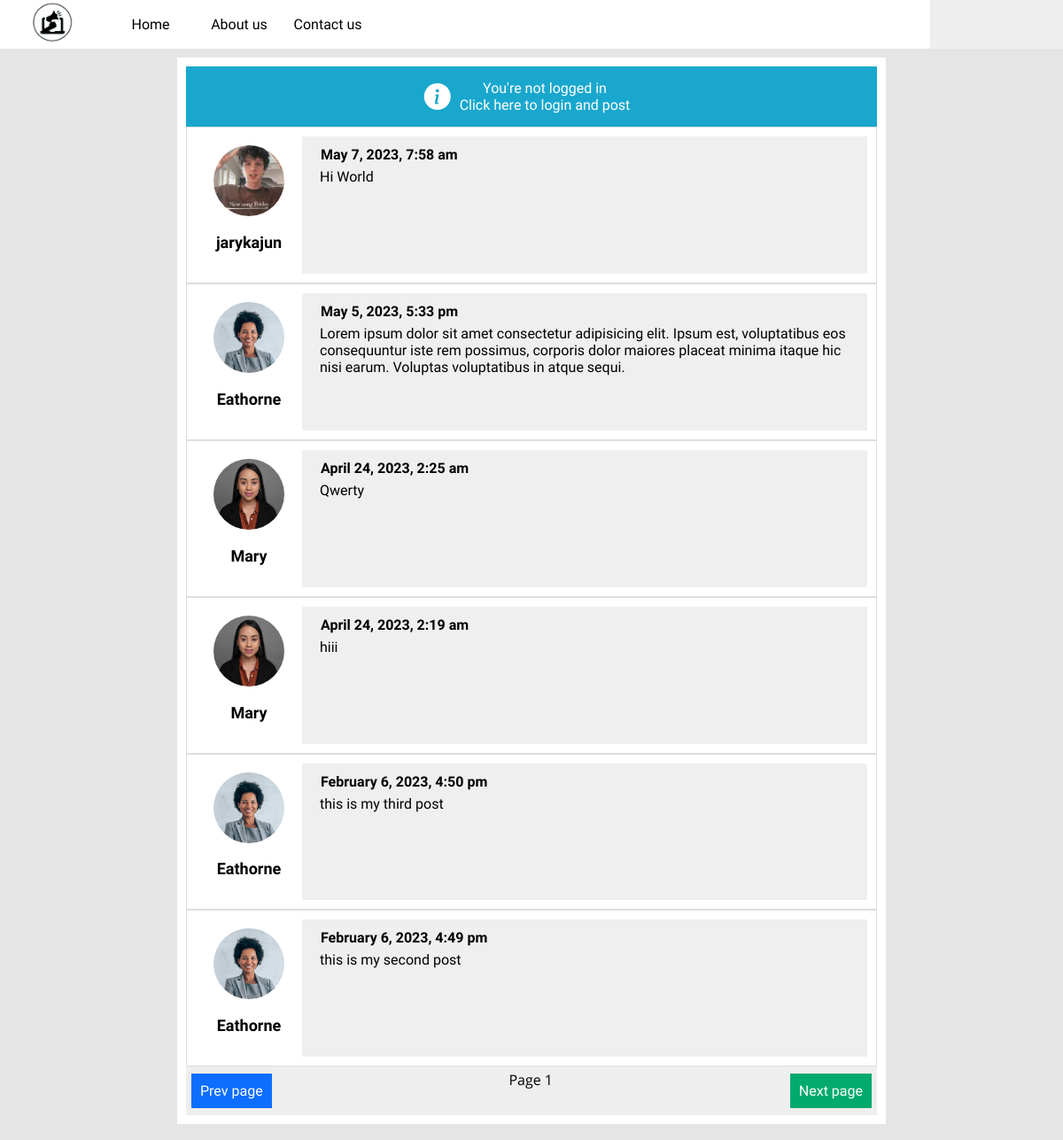
Before: / with the older database file.
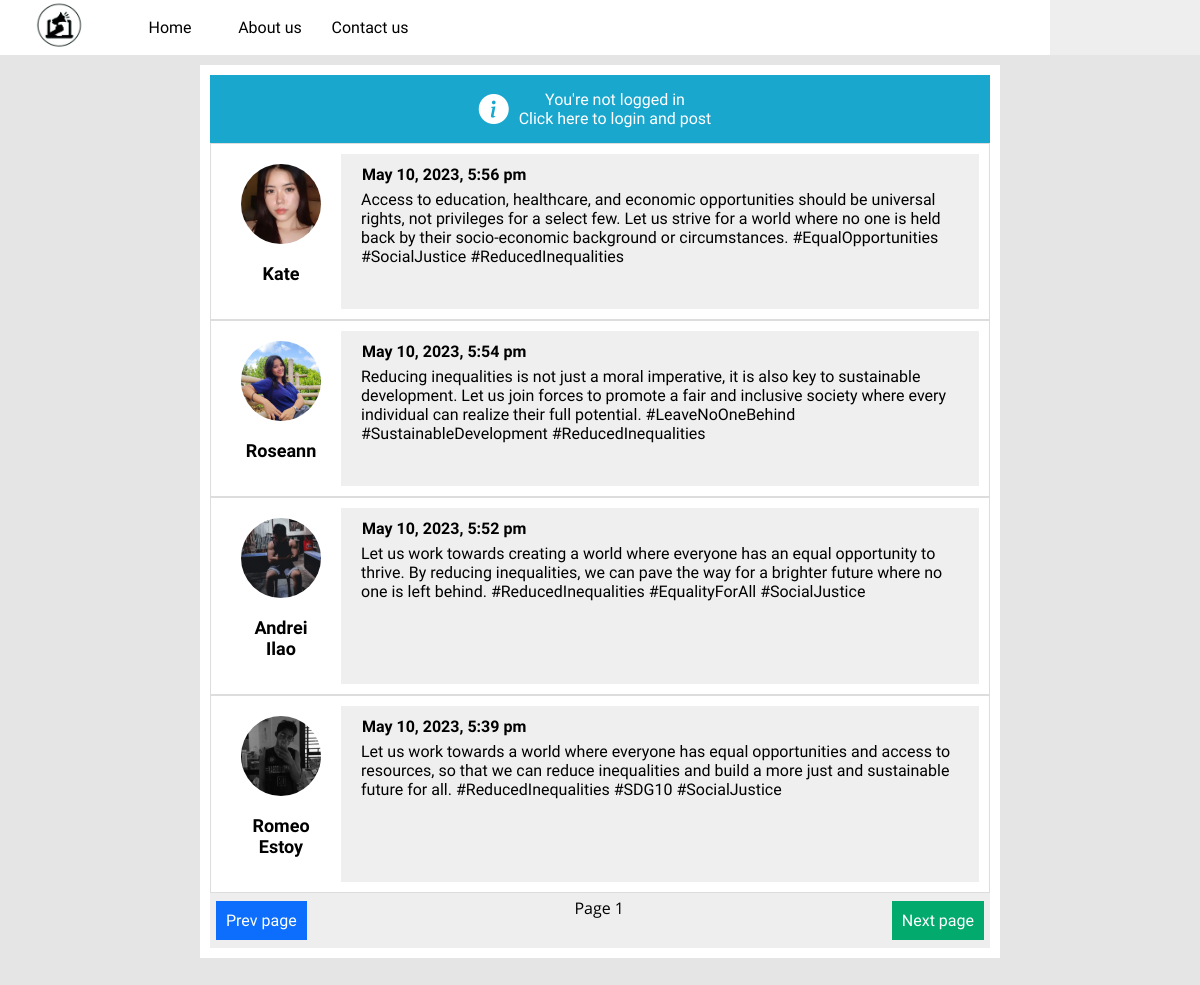
After: the same page with the newer database file.
### tables this page shows
CREATE TABLE `posts` (
  `id` int(11) NOT NULL,
  `user_id` int(11) NOT NULL DEFAULT 0,
  `post` text NOT NULL,
  `date` datetime NOT NULL
);

CREATE TABLE `users` (
  `id` int(11) NOT NULL,
  `username` varchar(30) NOT NULL,
  `email` varchar(100) NOT NULL,
  `password` varchar(255) NOT NULL,
  `date` date DEFAULT NULL,
  `image` varchar(1024) DEFAULT NULL,
  `role` int(1) NOT NULL
);

### functions.php (called while the page is built, shortened)
<?php
function query($query)
{
	global $con;
	$result = mysqli_query($con, $query);
	if(!is_bool($result) && mysqli_num_rows($result) > 0)
	{
		$data = [];
		while ($row = mysqli_fetch_assoc($result)) {
			$data[] = $row;
		}
		return $data;
	}
	return false;
}
function logged_in(){
	return false;
}

### index.php (the view, shortened to what this page needs)
<?php
	require('config.inc.php');
	require('functions.php');
?>
<!DOCTYPE html>
<html>
<head>
	<link rel="stylesheet" type="text/css" href="assets/css/bootstrap-icons.css">
	<link rel="stylesheet" type="text/css" href="assets/css/styles.css">
	<link rel="stylesheet" href="assets/css/index.css">
</head>
<body>
	<section class="class_1" >
		<?php include('header.inc.php') ?>
		<div class="class_11" >
			<?php if(logged_in()):?>
				<form method="post" class="class_42" >
					<div class="class_43" >
						<textarea placeholder="Whats on your mind?" name="post" class="js-post-input class_44" required></textarea>
					</div>
					<div class="class_45" >
						<input class="class_46" type="submit" value="Post">
					</div>
				</form>
			<?php else:?>
				<div class="class_13" >
					<i class="bi bi-info-circle-fill class_14">
					</i>
					<div onclick="login.show()" class="class_15" style="cursor:pointer;text-align: center; font-family:'Yantramanav';"  >
						You're not logged in <br>Click here to login and post
					</div>
				</div>
			<?php endif;?>
			<section class="js-posts">
				<?php
					$query = "select users.username, users.image, posts.id, posts.post, posts.date from posts inner join users on posts.user_id = users.id ORDER BY posts.date DESC";
					$row = query($query);
					if($row){
						foreach($row as $data){
						?>
							<div class="class_42"  style="font-family:'Yantramanav';">
								<div class="class_45">
									<img src="<?php echo $data['image'];?>" class="class_47">
									<h2 class="class_48">
										<?php echo $data['username'] ?>
										<br>
									</h2>
								</div>
								<div class="class_49">
									<h4 class="class_41">
										<?php echo date("F j, Y, g:i a",strtotime($data['date'])); ?>
										<br>
									</h4>
									<div class="class_15">
										<?php echo $data["post"] ?>
									</div>
								</div>
							</div>
					<?php
						}
					} else {
						?>
						<div style="padding:10px;text-align:center;">Loading posts....</div>
						<?php
					}
				?>
			</section>
			<div class="class_37" style="display: flex;justify-content: space-between;" >
				<button class="class_54"  >
					Prev page
				</button>
				<div>Page 1</div>
				<button class="class_39"  >
					Next page
				</button>
			</div>
		</div>
		<br><br>
	</section>
</body>
</html>

### header.inc.php (shortened to what this page needs)
<header class="class_2" >
	<div class="class_3" >
		<img src="assets/images/logo.png" class="class_4" >
	</div>
	<div  class="item_class_0 class_5">
		<div  style="font-family:'Yantramanav'; color:black;" class="item_class_2 class_7">
			<a href="index.php" class="class_8"  >
				Home
			</a>
			<a href="about.php" class="class_8"  >
				About us
			</a>
			<a href="contact.php" class="class_8"  >
				Contact us
			</a>
		</div>
	</div>
	<div class="class_9" style="display:flex;align-items: center;justify-content: center;"  >
	</div>
</header>

### assets/css/styles.css (style rules this page uses)
body { font-family: opensans; font-size: 16px; margin:0px; padding:0px; word-break: break-word; word-wrap: break-word; }
.item_class_2 { display:flex; animation: menu-appear 0.5s ease; }
.class_1 { width: 100vw; height: 100%; background-color: rgb(229, 229, 229); padding: 0px; }
.class_2 { background-color: #eee; display: flex; }
.class_3 { flex: 1 1 0%; max-width: 120px; background-color: white; text-align: center; }
.class_4 { height:60px; object-fit:cover; }
.class_5 { flex:1; position:relative; display:flex; flex-wrap: wrap; align-items:center; justify-content: flex-start; background-color: white; }
.class_7 { flex-wrap: wrap; align-items:center; justify-content: flex-start; }
.class_8 { display:flex; display:block; min-width:100px; text-align:center; text-decoration:none; padding: 10px; color: black; cursor: pointer; }
.class_9 { flex:1; max-width:150px; padding:5px; display:flex; align-items: center; }
.class_11 { padding: 10px; background-color: rgb(255, 255, 255); color: rgb(0, 0, 0); max-width: 800px; margin: 10px auto auto; min-height: 400px; }
.class_13 { padding: 10px; background-color: #19A7CE; color: rgb(255, 255, 255); display: flex; justify-content: center; align-items: center; }
.class_14 { font-size: 30px; }
.class_15 { padding: 5px 10px; }
.class_37 { padding: 4px; background-color: #eee; }
.class_39 { cursor: pointer; font-size:16px; padding: 10px; border:none; color:#FFFFFF; font-family: 'Yantramanav'; background-color:#03aa6d; margin: .25rem .125rem; float: right; }
.class_4 { height: 50px; clear: both; }
.class_41 { padding-left: 10px; padding-right: 10px; margin: 1px; }
.class_42 { padding: 10px; color: rgb(0, 0, 0); border: 1px solid rgb(221, 221, 221); min-height: 100px; display: flex; }
.class_45 { width: 120px; padding: 10px; color: rgb(0, 0, 0); text-align: center; }
.class_47 { width: 80px; height: 80px; object-fit: cover; border-radius: 50%; }
.class_48 { padding-left: 10px; padding-right: 10px; font-size: 18px; }
.class_49 { width: 100px; padding: 10px; background-color: rgb(239, 239, 239); color: rgb(0, 0, 0); flex: 1 1 1%; }
.class_54 { cursor: pointer; font-size: 16px; padding: 10px; border: medium none; color: rgb(255, 255, 255); background-color: rgb(13, 110, 253); font-family: 'Yantramanav'; margin: 0.25rem 0.125rem; left: -4px; }

Changed rows visible on the page:
removed posts: user.image (picture), user.username "jarykajun", date "May 7, 2023, 7:58 am", post "Hi World"
removed posts: user.image (picture), user.username "Eathorne", date "May 5, 2023, 5:33 pm", post "Lorem ipsum dolor sit amet consectetur adipisicing elit. Ipsum est, voluptatibus eos consequuntur iste rem possimus, corporis dolor maiores placeat minima itaque hic nisi earum. Voluptas voluptatibus in atque sequi."
removed posts: user.image (picture), user.username "Mary", date "April 24, 2023, 2:25 am", post "Qwerty"
removed posts: user.image (picture), user.username "Mary", date "April 24, 2023, 2:19 am", post "hiii"
removed posts: user.image (picture), user.username "Eathorne", date "February 6, 2023, 4:50 pm", post "this is my third post"
removed posts: user.image (picture), user.username "Eathorne", date "February 6, 2023, 4:49 pm", post "this is my second post"
added posts: user.image (picture), user.username "Kate", date "May 10, 2023, 5:56 pm", post "Access to education, healthcare, and economic opportunities should be universal rights, not privileges for a select few. Let us strive for a world where no one is held back by their socio-economic background or circumstances. #EqualOpportunities #SocialJustice #ReducedInequalities"
added posts: user.image (picture), user.username "Roseann", date "May 10, 2023, 5:54 pm", post "Reducing inequalities is not just a moral imperative, it is also key to sustainable development. Let us join forces to promote a fair and inclusive society where every individual can realize their full potential. #LeaveNoOneBehind #SustainableDevelopment #ReducedInequalities"
added posts: user.image (picture), user.username "Andrei Ilao", date "May 10, 2023, 5:52 pm", post "Let us work towards creating a world where everyone has an equal opportunity to thrive. By reducing inequalities, we can pave the way for a brighter future where no one is left behind. #ReducedInequalities #EqualityForAll #SocialJustice"
added posts: user.image (picture), user.username "Romeo Estoy", date "May 10, 2023, 5:39 pm", post "Let us work towards a world where everyone has equal opportunities and access to resources, so that we can reduce inequalities and build a more just and sustainable future for all. #ReducedInequalities #SDG10 #SocialJustice"
